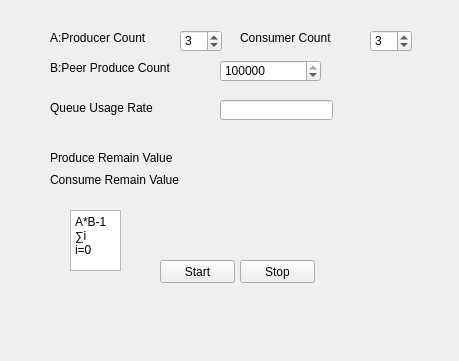
<?xml version="1.0" encoding="UTF-8"?>
<ui version="4.0">
 <class>Widget</class>
 <widget class="QWidget" name="Widget">
  <property name="geometry">
   <rect>
    <x>0</x>
    <y>0</y>
    <width>459</width>
    <height>361</height>
   </rect>
  </property>
  <property name="windowTitle">
   <string>Widget</string>
  </property>
  <widget class="QLabel" name="label">
   <property name="geometry">
    <rect>
     <x>50</x>
     <y>30</y>
     <width>131</width>
     <height>16</height>
    </rect>
   </property>
   <property name="text">
    <string>A:Producer Count </string>
   </property>
  </widget>
  <widget class="QSpinBox" name="spinBox_ProducerCount">
   <property name="geometry">
    <rect>
     <x>180</x>
     <y>30</y>
     <width>42</width>
     <height>22</height>
    </rect>
   </property>
   <property name="minimum">
    <number>1</number>
   </property>
   <property name="value">
    <number>3</number>
   </property>
  </widget>
  <widget class="QLabel" name="label_2">
   <property name="geometry">
    <rect>
     <x>50</x>
     <y>60</y>
     <width>161</width>
     <height>16</height>
    </rect>
   </property>
   <property name="text">
    <string>B:Peer Produce Count </string>
   </property>
  </widget>
  <widget class="QSpinBox" name="spinBox_ProduceCount">
   <property name="geometry">
    <rect>
     <x>220</x>
     <y>60</y>
     <width>101</width>
     <height>22</height>
    </rect>
   </property>
   <property name="minimum">
    <number>1</number>
   </property>
   <property name="maximum">
    <number>10000000</number>
   </property>
   <property name="singleStep">
    <number>10000</number>
   </property>
   <property name="value">
    <number>1000000</number>
   </property>
  </widget>
  <widget class="QLabel" name="label_3">
   <property name="geometry">
    <rect>
     <x>240</x>
     <y>30</y>
     <width>131</width>
     <height>16</height>
    </rect>
   </property>
   <property name="text">
    <string>Consumer Count </string>
   </property>
  </widget>
  <widget class="QSpinBox" name="spinBox_ConsumerCount">
   <property name="geometry">
    <rect>
     <x>370</x>
     <y>30</y>
     <width>42</width>
     <height>22</height>
    </rect>
   </property>
   <property name="minimum">
    <number>1</number>
   </property>
   <property name="value">
    <number>3</number>
   </property>
  </widget>
  <widget class="QLineEdit" name="lineEdit_QueueUsageRate">
   <property name="geometry">
    <rect>
     <x>220</x>
     <y>100</y>
     <width>113</width>
     <height>20</height>
    </rect>
   </property>
   <property name="readOnly">
    <bool>true</bool>
   </property>
  </widget>
  <widget class="QPushButton" name="pushButton_Start">
   <property name="geometry">
    <rect>
     <x>160</x>
     <y>260</y>
     <width>75</width>
     <height>23</height>
    </rect>
   </property>
   <property name="text">
    <string>Start</string>
   </property>
  </widget>
  <widget class="QPushButton" name="pushButton_Stop">
   <property name="geometry">
    <rect>
     <x>240</x>
     <y>260</y>
     <width>75</width>
     <height>23</height>
    </rect>
   </property>
   <property name="text">
    <string>Stop</string>
   </property>
  </widget>
  <widget class="QLabel" name="label_6">
   <property name="geometry">
    <rect>
     <x>50</x>
     <y>100</y>
     <width>131</width>
     <height>16</height>
    </rect>
   </property>
   <property name="text">
    <string>Queue Usage Rate</string>
   </property>
  </widget>
  <widget class="QLabel" name="label_ProduceRemain">
   <property name="geometry">
    <rect>
     <x>50</x>
     <y>150</y>
     <width>161</width>
     <height>16</height>
    </rect>
   </property>
   <property name="text">
    <string>Produce Remain Value</string>
   </property>
  </widget>
  <widget class="QLabel" name="label_ConsumeRemainValue">
   <property name="geometry">
    <rect>
     <x>50</x>
     <y>170</y>
     <width>161</width>
     <height>20</height>
    </rect>
   </property>
   <property name="text">
    <string>Consume Remain Value</string>
   </property>
  </widget>
  <widget class="QLabel" name="label_PRValue">
   <property name="geometry">
    <rect>
     <x>220</x>
     <y>150</y>
     <width>181</width>
     <height>20</height>
    </rect>
   </property>
   <property name="text">
    <string/>
   </property>
  </widget>
  <widget class="QLabel" name="label_CRValue">
   <property name="geometry">
    <rect>
     <x>220</x>
     <y>170</y>
     <width>181</width>
     <height>20</height>
    </rect>
   </property>
   <property name="text">
    <string/>
   </property>
  </widget>
  <widget class="QPlainTextEdit" name="plainTextEdit">
   <property name="geometry">
    <rect>
     <x>70</x>
     <y>210</y>
     <width>51</width>
     <height>61</height>
    </rect>
   </property>
   <property name="verticalScrollBarPolicy">
    <enum>Qt::ScrollBarAlwaysOff</enum>
   </property>
   <property name="plainText">
    <string>A*B-1
∑i
i=0</string>
   </property>
  </widget>
 </widget>
 <layoutdefault spacing="6" margin="11"/>
 <resources/>
 <connections/>
</ui>
